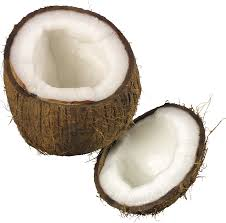
#> input picture Array/images.jpeg, 226 x 223 px
$ python zavd3.py
#> lines starting #> are read from the running program, lines starting #| are printed output that depends on the picture
from Array.arrays import *
from PIL import Image


class GrayscaleImage:
    def __init__(self, nrows, ncols):
        self._rows = nrows
        self._cols = ncols
        self.array = Array2D(nrows, ncols)

    def width(self):
        return self._rows

    def height(self):
        return self._cols

    def clear(self, value):
        for row in range(self.width()):
            row.clear(value)

    def __getitem__(self, row, col):
        return self.array[row, col]

    def __setitem__(self, row, col, value):
        self.array[row, col] = value


photo = Image.open("images.jpeg")
#> photo is the input picture: PIL image 226x223 RGB; mean R, G, B 209.1, 201.7, 192.6
photo = photo.convert("L")
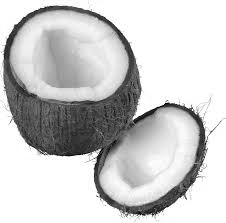
#> photo: PIL image 226x223 L; min 1, max 255, mean 202.9
pixel = photo.load()
width, height = photo.size
#> width = 226; height = 223
arr = GrayscaleImage(width, height)
#> (the run stopped early here; a loop or call above may not have finished)
